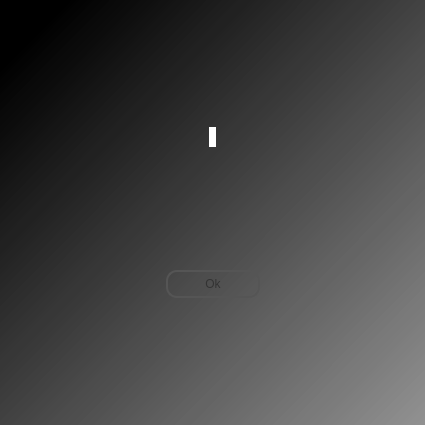
<?xml version="1.0" encoding="UTF-8"?>
<ui version="4.0">
 <class>aboutDialog</class>
 <widget class="QDialog" name="aboutDialog">
  <property name="windowModality">
   <enum>Qt::ApplicationModal</enum>
  </property>
  <property name="geometry">
   <rect>
    <x>0</x>
    <y>0</y>
    <width>425</width>
    <height>425</height>
   </rect>
  </property>
  <property name="sizePolicy">
   <sizepolicy hsizetype="Maximum" vsizetype="Maximum">
    <horstretch>0</horstretch>
    <verstretch>0</verstretch>
   </sizepolicy>
  </property>
  <property name="minimumSize">
   <size>
    <width>400</width>
    <height>400</height>
   </size>
  </property>
  <property name="maximumSize">
   <size>
    <width>425</width>
    <height>425</height>
   </size>
  </property>
  <property name="baseSize">
   <size>
    <width>400</width>
    <height>400</height>
   </size>
  </property>
  <property name="windowTitle">
   <string>About Pak</string>
  </property>
  <property name="windowIcon">
   <iconset>
    <normaloff>Resources/path2829.png</normaloff>Resources/path2829.png</iconset>
  </property>
  <property name="styleSheet">
   <string notr="true">#loginDialog{
background-image: url(:/newPrefix/Resources/dinpattern-stripe.gif);
}

#label,#label_2,#label_4{color:#f26522;
background-color: rgb(255, 255, 255);

}

#widget{
	background-color: qlineargradient(spread:pad, x1:1, y1:1, x2:0.057, y2:0.0681818, stop:0 rgba(81, 81, 81, 151), stop:0.98 rgba(0, 0, 0, 255));

}
#label_3 {


	color: rgb(255, 0, 0);

}

#pushButton,#pushButton_2{
	
	
font: 75 8pt &quot;Arial Black&quot;;
color: #333;
border: 2px solid #555;
border-radius: 11px;
padding: 5px;
background: qradialgradient(cx: 0.3, cy: -0.4,
fx: 0.3, fy: -0.4,
radius: 1.35, stop: 0 #fff, stop: 1 #888);
min-width: 80px;
	

}

#pushButton:hover,#pushButton_2:hover{
background: qradialgradient(cx: 0.3, cy: -0.4,
fx: 0.3, fy: -0.4,
radius: 1.35, stop: 0 #fff, stop: 1 #bbb);
}

#pushButton:pressed,#pushButton_2:pressed {

background: qradialgradient(cx: 0.4, cy: -0.1,
fx: 0.4, fy: -0.1,
radius: 1.35, stop: 0 #fff, stop: 1 #ddd);
}</string>
  </property>
  <property name="modal">
   <bool>true</bool>
  </property>
  <layout class="QHBoxLayout" name="horizontalLayout_3">
   <property name="leftMargin">
    <number>0</number>
   </property>
   <property name="topMargin">
    <number>0</number>
   </property>
   <item>
    <widget class="QWidget" name="widget" native="true">
     <property name="sizePolicy">
      <sizepolicy hsizetype="Maximum" vsizetype="Maximum">
       <horstretch>0</horstretch>
       <verstretch>0</verstretch>
      </sizepolicy>
     </property>
     <property name="minimumSize">
      <size>
       <width>425</width>
       <height>425</height>
      </size>
     </property>
     <property name="baseSize">
      <size>
       <width>425</width>
       <height>425</height>
      </size>
     </property>
     <property name="styleSheet">
      <string notr="true"/>
     </property>
     <layout class="QVBoxLayout" name="verticalLayout">
      <item>
       <spacer name="verticalSpacer_2">
        <property name="orientation">
         <enum>Qt::Vertical</enum>
        </property>
        <property name="sizeHint" stdset="0">
         <size>
          <width>413</width>
          <height>55</height>
         </size>
        </property>
       </spacer>
      </item>
      <item>
       <layout class="QHBoxLayout" name="horizontalLayout_2">
        <item>
         <spacer name="horizontalSpacer_3">
          <property name="orientation">
           <enum>Qt::Horizontal</enum>
          </property>
          <property name="sizeHint" stdset="0">
           <size>
            <width>40</width>
            <height>20</height>
           </size>
          </property>
         </spacer>
        </item>
        <item>
         <widget class="QLabel" name="label">
          <property name="text">
           <string/>
          </property>
          <property name="pixmap">
           <pixmap resource="../Main App/myrc.qrc">:/newPrefix/Resources/about.png</pixmap>
          </property>
         </widget>
        </item>
        <item>
         <spacer name="horizontalSpacer_4">
          <property name="orientation">
           <enum>Qt::Horizontal</enum>
          </property>
          <property name="sizeHint" stdset="0">
           <size>
            <width>40</width>
            <height>20</height>
           </size>
          </property>
         </spacer>
        </item>
       </layout>
      </item>
      <item>
       <spacer name="verticalSpacer">
        <property name="orientation">
         <enum>Qt::Vertical</enum>
        </property>
        <property name="sizeHint" stdset="0">
         <size>
          <width>413</width>
          <height>54</height>
         </size>
        </property>
       </spacer>
      </item>
      <item>
       <layout class="QHBoxLayout" name="horizontalLayout">
        <item>
         <spacer name="horizontalSpacer">
          <property name="orientation">
           <enum>Qt::Horizontal</enum>
          </property>
          <property name="sizeHint" stdset="0">
           <size>
            <width>108</width>
            <height>20</height>
           </size>
          </property>
         </spacer>
        </item>
        <item>
         <widget class="QPushButton" name="pushButton_2">
          <property name="text">
           <string>Ok</string>
          </property>
         </widget>
        </item>
        <item>
         <spacer name="horizontalSpacer_2">
          <property name="orientation">
           <enum>Qt::Horizontal</enum>
          </property>
          <property name="sizeHint" stdset="0">
           <size>
            <width>118</width>
            <height>20</height>
           </size>
          </property>
         </spacer>
        </item>
       </layout>
      </item>
      <item>
       <spacer name="verticalSpacer_3">
        <property name="orientation">
         <enum>Qt::Vertical</enum>
        </property>
        <property name="sizeHint" stdset="0">
         <size>
          <width>413</width>
          <height>55</height>
         </size>
        </property>
       </spacer>
      </item>
     </layout>
    </widget>
   </item>
  </layout>
 </widget>
 <resources>
  <include location="../Main App/myrc.qrc"/>
  <include location="myrc.qrc"/>
 </resources>
 <connections/>
</ui>
